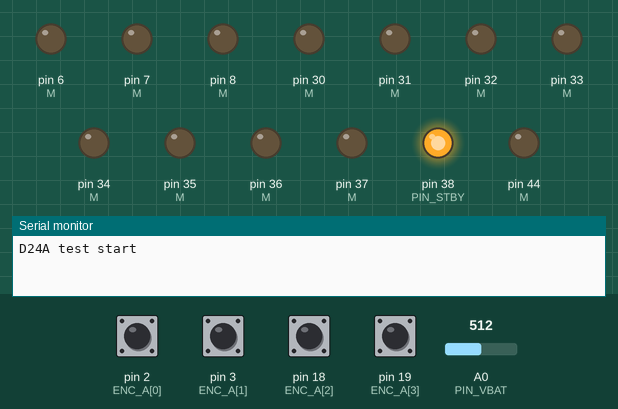
Recording of a sketch running on a simulated Arduino Mega 2560, built with avr-gcc and run on an emulated ATmega2560. Shown: output pins drawn as LEDs (lit = HIGH), the last lines printed to the serial monitor. Inputs (shaded band) come from the test bench; at power-on: pin 2 (ENC_A[0]), pin 3 (ENC_A[1]), pin 18 (ENC_A[2]), pin 19 (ENC_A[3]) HIGH, A0 (PIN_VBAT) = 512.

Above: at 0.05 s.
At 2.5 s:
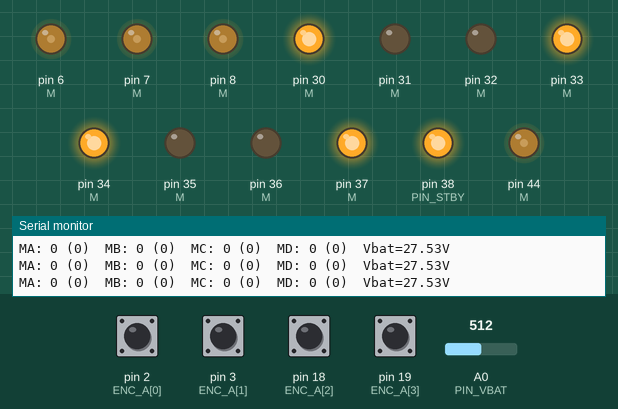
At 5.0 s:
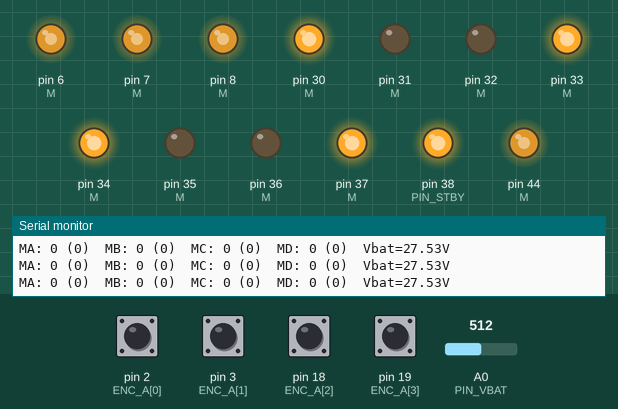
At 9.95 s:
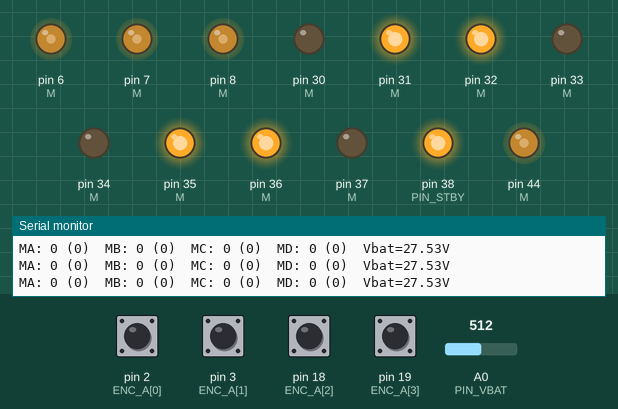
Timing chart, 0 to 13.0 s (numbered marks = the images above):
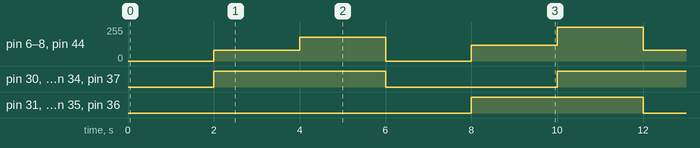

The sketch:

D24A_Mega_Test.ino
```cpp
/*
 * D24A (WHEELTEC, 2x TB6612FNG) - 4 motor + 4 encoder test
 * Board  : Arduino Mega 2560
 *
 * Wiring (cek ulang label silkscreen di board D24A kamu):
 *   D24A        Mega        Keterangan
 *   PWMA        D6  (OC4A)  PWM motor A
 *   AIN1/AIN2   D30 / D31   arah motor A
 *   PWMB        D7  (OC4B)
 *   BIN1/BIN2   D32 / D33
 *   PWMC        D8  (OC4C)
 *   CIN1/CIN2   D34 / D35
 *   PWMD        D44 (OC5C)
 *   DIN1/DIN2   D36 / D37
 *   STBY        D38         HIGH = aktif (atau jumper cap STBY<->3V3
 *                           yang sebaris di header kiri)
 *   E1A..E4A    D2, D3, D18, D19  (pin interrupt)
 *   E1B..E4B    D22, D23, D24, D25
 *   ADC         A0          tegangan baterai / 11 (header kanan)
 *   GND         GND         WAJIB common ground; header kiri tidak
 *                           punya GND -> ambil dari header kanan/atas
 *
 * Konektor motor 6P: [Out, GND, EnA, EnB, 5V, Out]
 *   A: AO1..AO2   B: BO2..BO1   C: CO1..CO2   D: DO2..DO1
 *
 * Catatan:
 * - PWM dinaikkan ke ~31 kHz (Timer4 & Timer5 prescaler 1) supaya motor
 *   tidak mendengung. analogWrite() tetap 0..255.
 * - Encoder dibaca x2 (CHANGE di fasa A). Kalau arah hitungan kebalik,
 *   balik nilai ENC_DIR[] atau tukar kabel motor.
 */

struct Motor {
  uint8_t pwm, in1, in2;
};

const Motor M[4] = {
  {6, 30, 31},   // A
  {7, 32, 33},   // B
  {8, 34, 35},   // C
  {44, 36, 37},  // D
};

const uint8_t PIN_STBY = 38;
const uint8_t ENC_A[4] = {2, 3, 18, 19};
const uint8_t ENC_B[4] = {22, 23, 24, 25};
const int8_t  ENC_DIR[4] = {1, 1, 1, 1};   // set -1 untuk membalik arah hitung
// Konektor B & D di D24A urutannya xO2..xO1 (kebalik dari A & C),
// jadi default arah motor B & D dibalik supaya "maju" sama semua.
// Sesuaikan lagi dengan cara pasang motor di chassis kamu.
const int8_t  MOTOR_DIR[4] = {1, -1, 1, -1};
const uint8_t PIN_VBAT = A0;

volatile long encCount[4] = {0, 0, 0, 0};

// ---------- Encoder ISR (x2 decoding) ----------
// Saat A berubah: A == B -> satu arah, A != B -> arah sebaliknya
#define ENC_ISR(n)                                              \
  void isrEnc##n() {                                            \
    bool a = digitalRead(ENC_A[n]);                             \
    bool b = digitalRead(ENC_B[n]);                             \
    encCount[n] += (a == b) ? ENC_DIR[n] : -ENC_DIR[n];         \
  }
ENC_ISR(0)
ENC_ISR(1)
ENC_ISR(2)
ENC_ISR(3)

// ---------- Motor control ----------
// speed: -255..255 ; 0 = coast (lepas)
void setMotor(uint8_t i, int speed) {
  speed = constrain(speed, -255, 255) * MOTOR_DIR[i];
  if (speed > 0) {
    digitalWrite(M[i].in1, HIGH);
    digitalWrite(M[i].in2, LOW);
  } else if (speed < 0) {
    digitalWrite(M[i].in1, LOW);
    digitalWrite(M[i].in2, HIGH);
  } else {
    digitalWrite(M[i].in1, LOW);
    digitalWrite(M[i].in2, LOW);
  }
  analogWrite(M[i].pwm, abs(speed));
}

// Short brake: IN1 = IN2 = HIGH
void brakeMotor(uint8_t i) {
  digitalWrite(M[i].in1, HIGH);
  digitalWrite(M[i].in2, HIGH);
  analogWrite(M[i].pwm, 255);
}

void setAll(int a, int b, int c, int d) {
  setMotor(0, a); setMotor(1, b); setMotor(2, c); setMotor(3, d);
}

long readEnc(uint8_t i) {
  noInterrupts();
  long v = encCount[i];
  interrupts();
  return v;
}

float readVbat() {
  // D24A: pembagi 10k + 1k -> Vadc = Vin / 11
  return analogRead(PIN_VBAT) * (5.0 / 1023.0) * 11.0;
}

void setup() {
  Serial.begin(115200);

  for (uint8_t i = 0; i < 4; i++) {
    pinMode(M[i].pwm, OUTPUT);
    pinMode(M[i].in1, OUTPUT);
    pinMode(M[i].in2, OUTPUT);
    pinMode(ENC_A[i], INPUT_PULLUP);
    pinMode(ENC_B[i], INPUT_PULLUP);
  }

  // PWM ~31.4 kHz: phase-correct 8-bit, prescaler 1 (16 MHz / 510)
  TCCR4B = (TCCR4B & 0xF8) | 0x01;   // D6, D7, D8
  TCCR5B = (TCCR5B & 0xF8) | 0x01;   // D44, D45, D46

  attachInterrupt(digitalPinToInterrupt(ENC_A[0]), isrEnc0, CHANGE);
  attachInterrupt(digitalPinToInterrupt(ENC_A[1]), isrEnc1, CHANGE);
  attachInterrupt(digitalPinToInterrupt(ENC_A[2]), isrEnc2, CHANGE);
  attachInterrupt(digitalPinToInterrupt(ENC_A[3]), isrEnc3, CHANGE);

  pinMode(PIN_STBY, OUTPUT);
  digitalWrite(PIN_STBY, HIGH);      // keluar dari standby

  Serial.println(F("D24A test start"));
}

void loop() {
  // Demo: maju pelan -> maju cepat -> stop -> mundur -> brake
  static const int seq[] = {80, 180, 0, -120, 999};   // 999 = brake
  static uint8_t step = 0;
  static unsigned long tStep = 0, tPrint = 0;
  static long last[4] = {0, 0, 0, 0};

  unsigned long now = millis();

  if (now - tStep >= 2000) {
    tStep = now;
    int s = seq[step];
    if (s == 999) {
      for (uint8_t i = 0; i < 4; i++) brakeMotor(i);
    } else {
      setAll(s, s, s, s);
    }
    Serial.print(F("cmd = ")); Serial.println(s);
    step = (step + 1) % (sizeof(seq) / sizeof(seq[0]));
  }

  // Cetak count & kecepatan (count per 100 ms) tiap 100 ms
  if (now - tPrint >= 100) {
    tPrint = now;
    for (uint8_t i = 0; i < 4; i++) {
      long c = readEnc(i);
      Serial.print('M'); Serial.print(char('A' + i));
      Serial.print(F(": ")); Serial.print(c);
      Serial.print(F(" ("));  Serial.print(c - last[i]);
      Serial.print(F(")  "));
      last[i] = c;
    }
    Serial.print(F("Vbat=")); Serial.print(readVbat(), 2);
    Serial.println(F("V"));
  }
}
```

Measured:
- by itself, pin 6 (M), pin 7 (M), pin 8 (M), pin 44 (M): repeats every 10.0 s: 180/255 2.0 s, 0/255 2.0 s, 120/255 2.0 s, 255/255 2.0 s, 80/255 2.0 s
- by itself, pin 30 (M), pin 33 (M), pin 34 (M), pin 37 (M): repeats every 10.0 s: LOW 4.0 s, HIGH 6.0 s
- by itself, pin 31 (M), pin 32 (M), pin 35 (M), pin 36 (M): alternates HIGH for 4.0 s and LOW for 6.0 s
